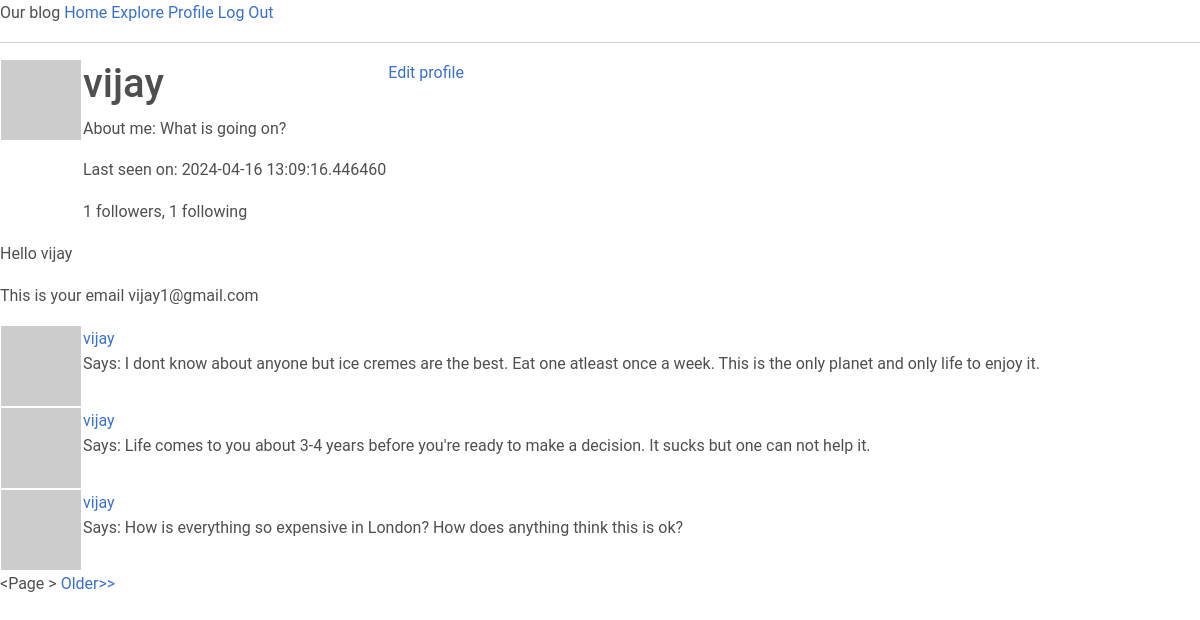
The page /user-profile/vijay (signed in) on the database as committed earlier.
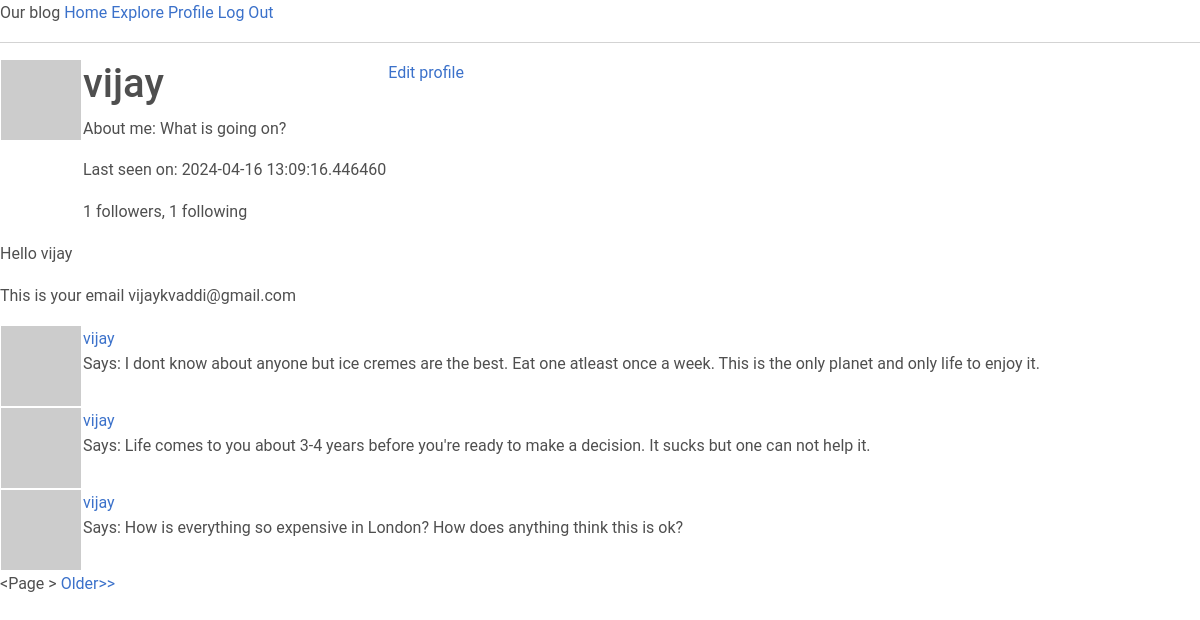
The same page on the database as committed later.
### app/models.py (models this page shows, shortened)
class User(UserMixin, db.Model):
    id = db.Column(db.Integer, primary_key = True)
    username = db.Column(db.String(64), index=True, unique = True)
    email = db.Column(db.String(128), index=True, unique = True)
    password_hash = db.Column(db.String(128))
    post = db.relationship('Post', backref='author', lazy='dynamic')
    about_me = db.Column(db.String(140))
    last_seen = db.Column(db.DateTime, default = datetime.now(timezone.utc))
    followed = db.relationship(
        'User',  secondary = followers,
        primaryjoin = (followers.c.follower_id == id),
        secondaryjoin = (followers.c.followed_id == id),
        backref = db.backref('followers', lazy='dynamic'), lazy='dynamic')
    def __repr__(self) -> str:
        return f"{self.username} , {self.email}"
    def avatar(self, size):
        digest = md5(self.email.lower().encode('utf-8')).hexdigest()
        return f"https://www.gravatar.com/avatar/4f9fecabbd77fba02d2497f880f44e6f?s={size}&d=identicon"

class Post(db.Model):
    id = db.Column(db.Integer, primary_key = True)
    body = db.Column(db.String(140))
    timestamp = db.Column(db.DateTime, index=True, default = datetime.now(timezone.utc))
    user_id = db.Column(db.Integer, db.ForeignKey('user.id'))

### app/routes.py (the view)
@app.route('/user-profile/<username>')
@login_required
def user_profile(username): #=current_user.username
    print(current_user)
    user = User.query.filter_by(username=username).first_or_404()
    page = request.args.get('page', 1, type=int)
    posts = user.post.order_by(Post.timestamp.desc()).paginate(
        page=page, per_page=app.config['POSTS_PER_PAGE'], error_out=False)
    next_url = url_for('user_profile', username=username, page=posts.next_num) \
                                    if posts.has_next else None
    prev_url = url_for('user_profile', username=username, page=posts.prev_num) \
                                    if posts.has_prev else None
    return render_template('user_profile.html', user=user, posts=posts,
                           next_url=next_url, prev_url=prev_url)

### app/models.py (called while the page is built)
@login.user_loader
def load_user(id):
    return db.session.get(User, int(id))

### app/routes.py (called while the page is built)
@app.before_request
def before_request():
    if current_user.is_authenticated:
        current_user.last_seen = datetime.now(timezone.utc)
        db.session.commit()

### app/templates/user_profile.html
{% extends "base.html" %}
{%block content%}
<table>
    <tr valign="top">
        <td><img src="{{user.avatar(128)}}"></td>
        <td>
            <h1>{{user.username}}</h1>
            {% if user.about_me %}
            <p>About me: {{user.about_me}}</p>
            {%endif%}
            {% if user.last_seen %}
            <p>Last seen on: {{user.last_seen}}</p>
            <p> {{user.followers.count()}} followers, {{user.followed.count()}} following </p>
            {%endif%}
        </td>
        {% if user == current_user %}
        <td><a href="{{url_for('edit_profile')}}">Edit profile</a> </td>
        {% elif not current_user.is_following(user) %}
        <p><a href="{{url_for('follow', username=user.username)}}">Follow</a></p>
        {% else %}
        <p><a href="{{url_for('unfollow', username=user.username)}}">Unfollow</a></p>
        {%endif%}
    </tr>
</table>
{% if current_user.is_authenticated %}
<P>Hello {{current_user.username}}</P>
<p>This is your email {{current_user.email}}</p>
{%endif%}
{% for post in posts%}
    {% include "_post.html" %}
{%endfor%}
{%if prev_url %}<a href="{{prev_url}}"> &lt;&lt;Latest </a>{%endif%}<span> &lt;Page {{page}}&gt; </span>
{%if next_url %}<a href="{{next_url}}">Older&gt;&gt;</a>{%endif%}
{% endblock %}

### app/templates/base.html (shortened to what this page needs)
<!DOCTYPE html>
<html lang="en">
<head>
    <link href="https://cdn.jsdelivr.net/npm/bootstrap@5.3.3/dist/css/bootstrap.min.css" rel="stylesheet">
    <link href="./static/mdb_css/mdb.min.css" rel="stylesheet">
</head>
<body>
    <div>Our blog
      <a href="{{url_for('index')}}">Home</a>
      <a href="{{url_for('explore')}}">Explore</a>
      {% if current_user.is_anonymous %}
      <a href="{{url_for('login')}}">Log In</a>
      {% else %}
      <a href="{{url_for('user_profile', username=current_user.username )}}">Profile</a>
      <a href="{{url_for('logout')}}">Log Out</a>
      {% endif %}
    </div>
    <hr>
    {% block content %}
    {% endblock %}
    </body>
</html>

### app/templates/_post.html
<table>
    <tr valign='top'>
        <td><img src="{{post.author.avatar(36)}}"></td>
        <td>
           <a href="{{url_for('user_profile', username=post.author.username )}}">
            {{post.author.username}}</a>
            <br>Says: {{post.body}}<br></td>
    </tr>
</table>

Rows that differ between the two databases and show on the page:
changed User "vijay": email "vijay1@gmail.com" → "vijaykvaddi@gmail.com"
